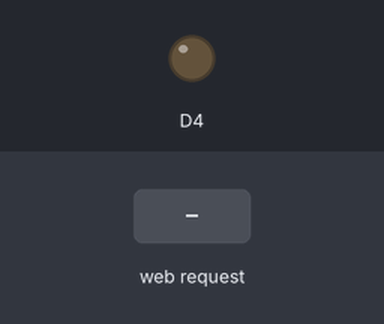
This sketch was run on a simulated ESP8266 (NodeMCU). Parts: output pins drawn as LEDs (lit = HIGH). Inputs (shaded band) come from the test bench.

Above: at 1.2 s.
1.3 s: HTTP request GET /offD4 received
At 2.5 s:
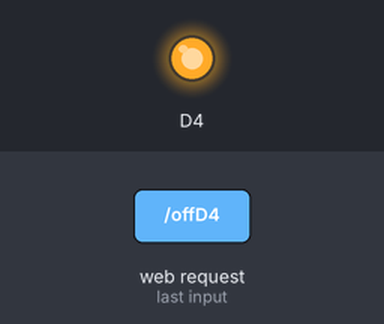
2.8 s: HTTP request GET /onD4 received
At 3.8 s:
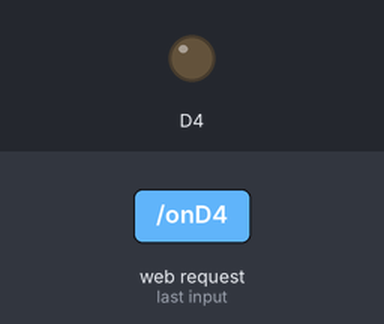
Timing chart, 0 to 5.8 s (numbered marks = the images above; inputs shaded):
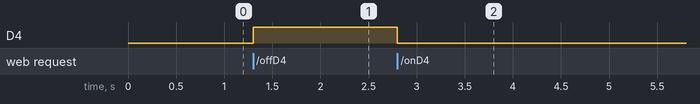

Measured:
- after the input at 1.3 s, D4: LOW → HIGH at once
- after the input at 2.8 s, D4: HIGH → LOW at once

The sketch:

WebServer_HTML_SCRIPT.ino
```cpp
// khai bao thu vien
#include<ESP8266WiFi.h>
#include<ESP8266WebServer.h>

ESP8266WebServer WebServer(80);
// cai dat ssid va pass
char* ssid = "IOT_ESP";
char* pass = "10100101";
// cau hinh wifi
IPAddress ip( 192, 168 , 1, 1);
IPAddress gateway( 192,168,1,1);
IPAddress subnet( 255,255,255,0);

/// html ////
const char MainPage[] PROGMEM = R"=====(
  <!DOCTYPE html>
  <html>
  <head>
    <title> HOME PAGE </title>
    <style>
      body {text-align:center;}
      h1 {color:#003399;}
      a {text-decoration: none;color:#FFFFFF;}
      .bt_on {height: 50px; width: 100px; margin:10px 0; background-color:#FF6600; border-radius: 5px;}
      .bt_off {height: 50px; width: 100px; margin:10px 0; background-color:#00FF00; border-radius: 5px;}
    </style>
    <meta charset = "UTF-8">
    </head>
    <body>
      <h1> ESP8266 Web Server </h1>
      <div> Trang thai chan D4: <b><pan id = "trangthaiD4"><pan></b></div>
      <div>
        <button class="bt_on" onclick="getdata('onD4')">ON</button>
        <button class="bt_off" onclick="getdata('offD4')">OFF</button>
      </div>
      <div id="reponsetext"></div>
      <script>
      //----------------Tao doi tuong request-----------------------//
      function create_obj()
      {
        td = navigator.appName;
        if ( td == "Microsoft Internet Explorer")
        {
          obj = new ActiveXObject("Microsoft.XMLHTTP");
        }
        else
        {
          obj = new XMLHttpRequest();
        }
        return obj;
      }
      var xhttp = create_obj();
      //----------------------thiet lap du lieu va goi request-------------//
      function getdata(url)
      {
        xhttp.open("GET","/"+url, true);
        xhttp.onreadystatechange = process; // nhan response
        xhttp.send();
      }
      //----------Kiem tra response-------------------//
      function process()
      {
        if(xhttp.readyState == 4 && xhttp.status == 200)
        {
          //--------update data su dung javascript------------//
          ketqua = xhttp.responseText;
          document.getElementById("responsetext").innerHTML=ketqua;
        }
      }
      //------------ Kiem tra trng thai chan D4-------------------//
      function getstatusD4()
      {
        xhttp.open("GET", "getstatusD4", true);
        xhttp.onreadystatechange = process_json;
        xhttp.send();
      }
      //--------------Kiem tra response-------------//
      function process_json()
      {
        if(xhttp.readyState == 4 && xhttp.status == 200)
        {
          //--------------update data su dung javascript---------------//
          var trangthaiD4_JSON = xhttp.responseText;
          var Obj = JSON.parse(trangthaiD4_JSON);
          document.getElementById("trangthaiD4").innerHTML = Obj.D4;
        }
      }
      //--------------Ham update data tu dong----------------//
      setInterval(function()
      {
        getstatusD4();
      }, 1000);
      </script>
    </body>
    </html>
    )=====";
    //======================================================//


void setup()
{
 // setup WiFi
 WiFi.disconnect();
 WiFi.mode( WIFI_AP);
 ////
 WiFi.softAPConfig( ip, gateway, subnet);
 WiFi.softAP( ssid, pass);
 // set pin
 pinMode( D4, OUTPUT);
 //tt ban dau
 pinMode( D4, HIGH);
 // set webServer
 WebServer.on("/", mainpage);
 WebServer.on("/onD4", on_D4);
 WebServer.on("/offD4", off_D4);
 WebServer.on("/getstatusD4", get_statusD4);
 WebServer.begin();
}

void loop()
{
  WebServer.handleClient();
}


//================= Chuong trinh con===========//
void mainpage()
{
  WebServer.send(200, "text/html", FPSTR(MainPage));
}

void on_D4()
{
  digitalWrite( D4, LOW);
  WebServer.send( 200, "text/html", " Chan D4 ON");
}

void off_D4()
{
  digitalWrite(D4, HIGH);
  WebServer.send( 200, "text/html", " Chan D4 OFF");
}

void get_statusD4()
{
  String d4;
  if( digitalRead(D4) ==1)
    d4 = "OFF";
  else
    d4 = "ON";


 String s = "{\"D4\": \""+ d4 +"\"}";
 WebServer.send(200, "application/json",s);
}
```
